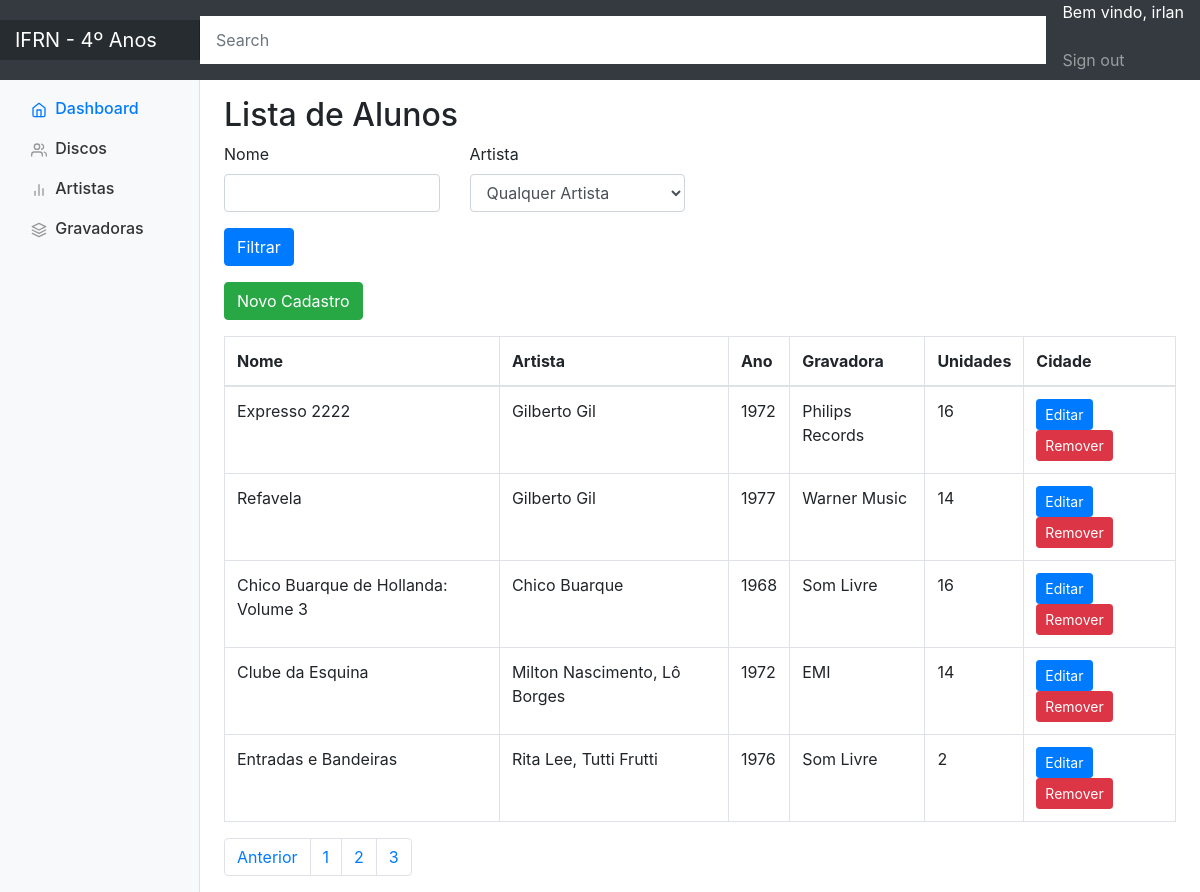
/?p=3 (signed in), run on the app's committed database.
### apps/disco/models.py (models this page shows, shortened)
class Disco(models.Model):
    nome = models.CharField(max_length=150, verbose_name="Título do Disco")
    descricao = models.TextField(max_length=600, verbose_name="Descrição")
    ano = models.IntegerField()
    pais = models.CharField(max_length=150)
    genero = models.CharField(max_length=150, verbose_name="Gênero Musical")
    quantidade = models.IntegerField(verbose_name="Quantidade de Cópias")
    selo_fonografico = models.ForeignKey(Selo_Fonografico, on_delete=models.CASCADE, verbose_name="Gravadora")
    artistas = models.ManyToManyField(Artista)
    preco = models.DecimalField(max_digits=5, decimal_places=2, verbose_name="Preço")

class Artista(models.Model):
    nome = models.CharField(max_length=150)
    def __str__(self):
        return self.nome

class Selo_Fonografico(models.Model):
    nome = models.CharField(max_length=150)
    def __str__(self):
        return self.nome

### apps/disco/views.py (the view)
# urls.py: path("", views.index, name="index"),
@login_required
def index(request):
    discos = Disco.objects.all()
    artistas = Artista.objects.all()
    nome_disco = request.GET.get("nome_disco")
    if nome_disco:
        discos = discos.filter(nome__icontains=nome_disco)
    artista = request.GET.get("artista")
    if artista and artista != "-1":
        discos = discos.filter(artistas__nome__icontains=artista)
    paginator = Paginator(discos, 10)
    pagina_atual = request.GET.get("p", 1)
    discos = paginator.get_page(pagina_atual)
    context = {"discos": discos, "artistas": artistas}
    return render(request, "disco/discos.html", context)

### apps/disco/templates/disco/discos.html (shortened to what this page needs)
{% extends 'base.html' %}
{% block center %}
    <h2> Lista de Alunos</h2>
    <form method="GET">
        <div class="row ">
            <div class="col-md-3">
                <div class="mb-3">
                    <label for="nome_disco" class="form-label">Nome</label>
                    <input type="text" class="form-control" id="" name="nome_disco">
                </div>
            </div>
            <div class="col-md-3">
                <div class="mb-3">
                    <label for="artista" class="form-label">Artista</label>
                    <select class="form-control" id="artista" name="artista">
                        <option value="-1">Qualquer Artista</option>
                    </select>
                </div>
            </div>
        </div>
        <div>
            <button type="submit" class="btn btn-primary mb-3">Filtrar</button>
        </div>
    </form>
    <a href="{% url 'create_disco' %}" class="btn btn-success mb-3">Novo Cadastro</a>
    <table class="table table-bordered">
        <thead>
        <tr>
            <th>Nome</th>
            <th>Artista</th>
            <th>Ano</th>
            <th>Gravadora</th>
            <th>Unidades</th>
            <th>Cidade</th>
        </tr>
        </thead>
        <tbody>
        {% for obj in discos %}
            <tr>
                <td>{{ obj.nome }}</td>
                <td>
                    {% for artista in obj.artistas.all %}
                        {% if not forloop.last %}
                            {{ artista }},
                        {% else %}
                            {{ artista }}
                        {% endif %}
                    {% endfor %}
                </td>
                <td>{{ obj.ano }}</td>
                <td>
                    {{ obj.selo_fonografico }}
                </td>
                <td>{{ obj.quantidade }}</td>
                <td>
                    <a href="{% url 'edit_disco' obj.pk %}" class="btn btn-primary btn-sm">Editar</a>
                    <a href="{% url 'delete_disco' obj.pk %}" class="btn btn-danger btn-sm">Remover</a>
                </td>
            </tr>
        {% endfor %}
        </tbody>
    </table>
    <nav aria-label="Page navigation example">
        <ul class="pagination">
            {% if discos.has_previous %}
                <li class="page-item"><a class="page-link" href="?p={{ discos.previous_page_number }}">Anterior</a></li>
            {% endif %}
            {% for disco in discos.paginator.page_range %}
                <li class="page-item"><a class="page-link" href="?p={{ disco }}">{{ disco }}</a></li>
            {% endfor %}
        </ul>
    </nav>
{% endblock %}

### templates/base.html (shortened to what this page needs)
{% load static %}
<!DOCTYPE html>
<html lang="en">
  <head>
    <link href="{% static 'css/dashboard.css' %}" rel="stylesheet" />
    <link
      rel="stylesheet"
      href="https://getbootstrap.com/docs/4.0/dist/css/bootstrap.min.css"
    />
  </head>
  <body>
    <nav class="navbar navbar-dark sticky-top bg-dark flex-md-nowrap p-0">
      <a class="navbar-brand col-sm-3 col-md-2 mr-0" href="#">IFRN - 4º Anos</a>
      <input
        class="form-control form-control-dark w-100"
        type="text"
        placeholder="Search"
        aria-label="Search"
      />
      <ul class="navbar-nav px-3">
        <li class="nav-item text-nowrap">
          {% if user.is_authenticated %}
          <p class="text-white">Bem vindo, {{ user.username }}</p>
          <a class="nav-link" href="{% url 'logout' %}">Sign out</a>
          {% endif %}
        </li>
      </ul>
    </nav>
    <div class="container-fluid">
      <div class="row">
        <nav class="col-md-2 d-none d-md-block bg-light sidebar">
          <div class="sidebar-sticky">
            <ul class="nav flex-column">
              <li class="nav-item">
                <a class="nav-link active" href="{% url 'dashboard' %}">
                  Dashboard <span class="sr-only">(current)</span>
                </a>
              </li>
              <li class="nav-item">
                <a class="nav-link" href="{% url 'index' %}">
                  Discos
                </a>
              </li>
              <li class="nav-item">
                <a class="nav-link" href="#">
                  Artistas
                </a>
              </li>
              <li class="nav-item">
                <a class="nav-link" href="#">
                  Gravadoras
                </a>
              </li>
            </ul>
          </div>
        </nav>
        <main role="main" class="col-md-9 ml-sm-auto col-lg-10 pt-3 px-4">
          {% block center %} {% endblock %}
        </main>
      </div>
    </div>
  </body>
</html>

### static/css/dashboard.css (style rules this page uses)
body { font-size: .875rem; }
.feather { width: 16px; height: 16px; vertical-align: text-bottom; }
.sidebar { position: fixed; top: 0; bottom: 0; left: 0; z-index: 100; padding: 0; box-shadow: inset -1px 0 0 rgba(0, 0, 0, .1); }
.sidebar-sticky { position: -webkit-sticky; position: sticky; top: 48px; height: calc(100vh - 48px); padding-top: .5rem; overflow-x: hidden; overflow-y: auto; }
.sidebar .nav-link { font-weight: 500; color: #333; }
.sidebar .nav-link .feather { margin-right: 4px; color: #999; }
.sidebar .nav-link.active { color: #007bff; }
.sidebar .nav-link:hover .feather, .sidebar .nav-link.active .feather { color: inherit; }
.navbar-brand { padding-top: .75rem; padding-bottom: .75rem; font-size: 1rem; background-color: rgba(0, 0, 0, .25); box-shadow: inset -1px 0 0 rgba(0, 0, 0, .25); }
.navbar .form-control { padding: .75rem 1rem; border-width: 0; border-radius: 0; }
.form-control-dark { color: #fff; background-color: rgba(255, 255, 255, .1); border-color: rgba(255, 255, 255, .1); }

### data on the page
Disco: nome "Expresso 2222", ano "1972", selo_fonografico "Philips Records", quantidade "16"
Artista: nome "Gilberto Gil"
Disco: nome "Refavela", ano "1977", selo_fonografico "Warner Music", quantidade "14"
Disco: nome "Chico Buarque de Hollanda: Volume 3", ano "1968", selo_fonografico "Som Livre", quantidade "16"
Artista: nome "Chico Buarque"
Disco: nome "Clube da Esquina", ano "1972", selo_fonografico "EMI", quantidade "14"
Artista: nome "Milton Nascimento"
Artista: nome "Lô Borges"
Disco: nome "Entradas e Bandeiras", ano "1976", selo_fonografico "Som Livre", quantidade "2"
Artista: nome "Rita Lee"
Artista: nome "Tutti Frutti"

### other printed values
{{ user.username }} "irlan"
{{ disco }} "1" "2" "3"
